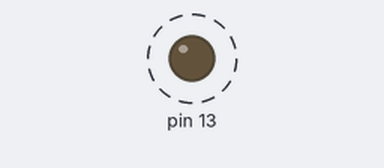
Simulated run of this sketch. Board: Arduino Uno, built with avr-gcc and run on an emulated ATmega328P. On the bench: output pins drawn as LEDs (lit = HIGH). Dashed ring = blinking. What the sketch prints to the serial monitor is not drawn.

Above: at 0.2 s.
Timing chart, 0 to 3.0 s (numbered marks = the images above):
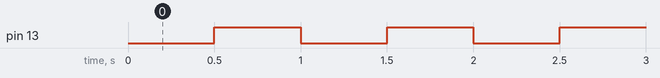

The sketch:

Ms_Timer2.ino
```cpp
#include "MsTimer2.h"

// Switch on LED on pin 13 each second


void flash() {

   static bool output = HIGH;
   Serial.print("flash : "); Serial.println(output);
   digitalWrite(13, output);
   output = !output;
}

void setup() {
    Serial.begin(9600);
    pinMode(13, OUTPUT);
    Serial.print("start ");
    MsTimer2::set(500, flash); // 500ms period
    MsTimer2::start();
}

void loop() {
}
```

Measured:
- by itself, pin 13: alternates HIGH for 0.50 s and LOW for 0.50 s
